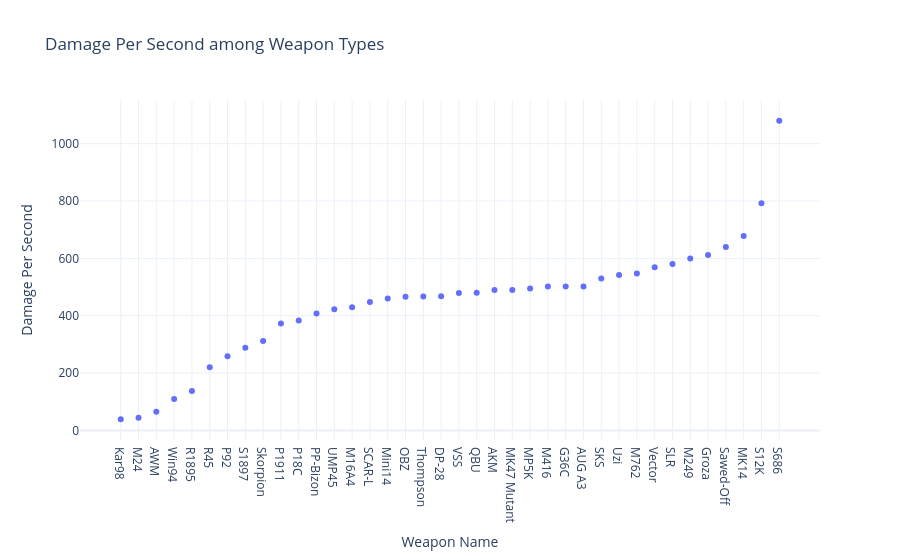

Notebook cell for this chart:
### Markdown cell above
- Damage Per Second

### Code cell
px.scatter(
    ammu.sort_values('Damage Per Second', ascending=True),
    x='Weapon Name',
    y='Damage Per Second',
    #color= "Weapon Type",
    hover_name= 'Weapon Type',
    title='Damage Per Second among Weapon Types'
)

### Figure 1 — Plotly figure (JSON) as saved in the notebook; plotly's stock layout.template omitted (floating-point values rounded to 4 significant figures)
{"data": [{"hovertemplate": "<b>%{hovertext}</b><br><br>Weapon Name=%{x}<br>Damage Per Second=%{y}<extra></extra>", "hovertext": ["Sniper Rifle", "Sniper Rifle", "Sniper Rifle", "Sniper Rifle", "Pistol", "Pistol", "Pistol", "Shotgun", "Pistol", "Pistol", "Pistol", "Submachine Gun", "Submachine Gun", "Assault Rifle", "Assault Rifle", "Designed Marksman Rifle", "Assault Rifle", "Submachine Gun", "Light Machine Gun", "Designed Marksman Rifle", "Designed Marksman Rifle", "Assault Rifle", "Assault Rifle", "Submachine Gun", "Assault Rifle", "Assault Rifle", "Assault Rifle", "Designed Marksman Rifle", "Submachine Gun", "Assault Rifle", "Submachine Gun", "Designed Marksman Rifle", "Light Machine Gun", "Assault Rifle", "Pistol", "Designed Marksman Rifle", "Shotgun", "Shotgun"], "legendgroup": "", "marker": {"color": "#636efa", "symbol": "circle"}, "mode": "markers", "name": "", "orientation": "v", "showlegend": false, "type": "scatter", "x": ["Kar98", "M24", "AWM", "Win94", "R1895", "R45", "P92", "S1897", "Skorpion", "P1911", "P18C", "PP-Bizon", "UMP45", "M16A4", "SCAR-L", "Mini14", "OBZ", "Thompson", "DP-28", "VSS", "QBU", "AKM", "MK47 Mutant", "MP5K", "M416", "G36C", "AUG A3", "SKS", "Uzi", "M762", "Vector", "SLR", "M249", "Groza", "Sawed-Off", "MK14", "S12K", "S686"], "xaxis": "x", "y": [39.0, 44.0, 65.0, 110.0, 137.5, 220.0, 259.0, 288.0, 312.0, 373.0, 383.0, 408.0, 423.0, 430.0, 448.0, 460.0, 466.0, 467.0, 468.0, 479.0, 480.0, 490.0, 490.0, 495.0, 502.0, 502.0, 502.0, 530.0, 542.0, 547.0, 569.0, 580.0, 600.0, 612.0, 640.0, 678.0, 792.0, 1080.0], "yaxis": "y"}], "layout": {"legend": {"tracegroupgap": 0}, "title": {"text": "Damage Per Second among Weapon Types"}, "xaxis": {"anchor": "y", "domain": [0, 1], "title": {"text": "Weapon Name"}}, "yaxis": {"anchor": "x", "domain": [0, 1], "title": {"text": "Damage Per Second"}}}}
